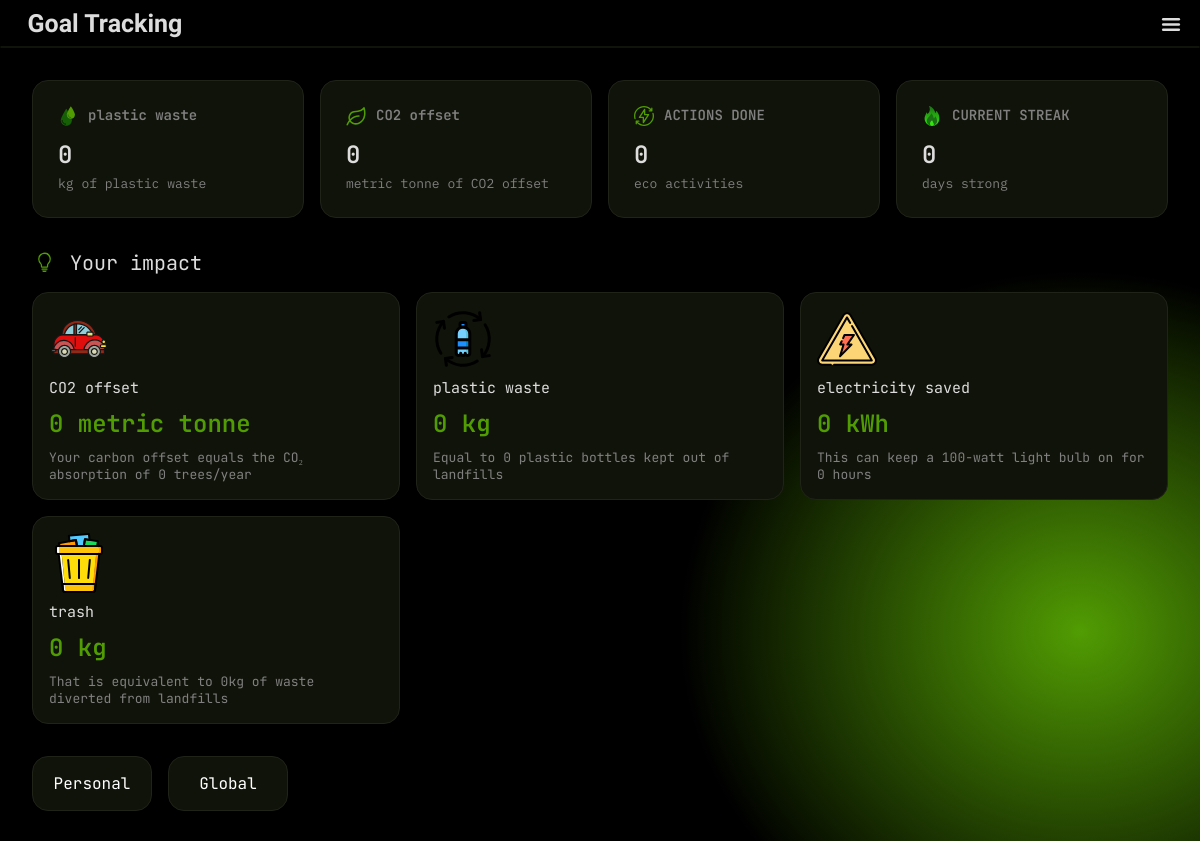
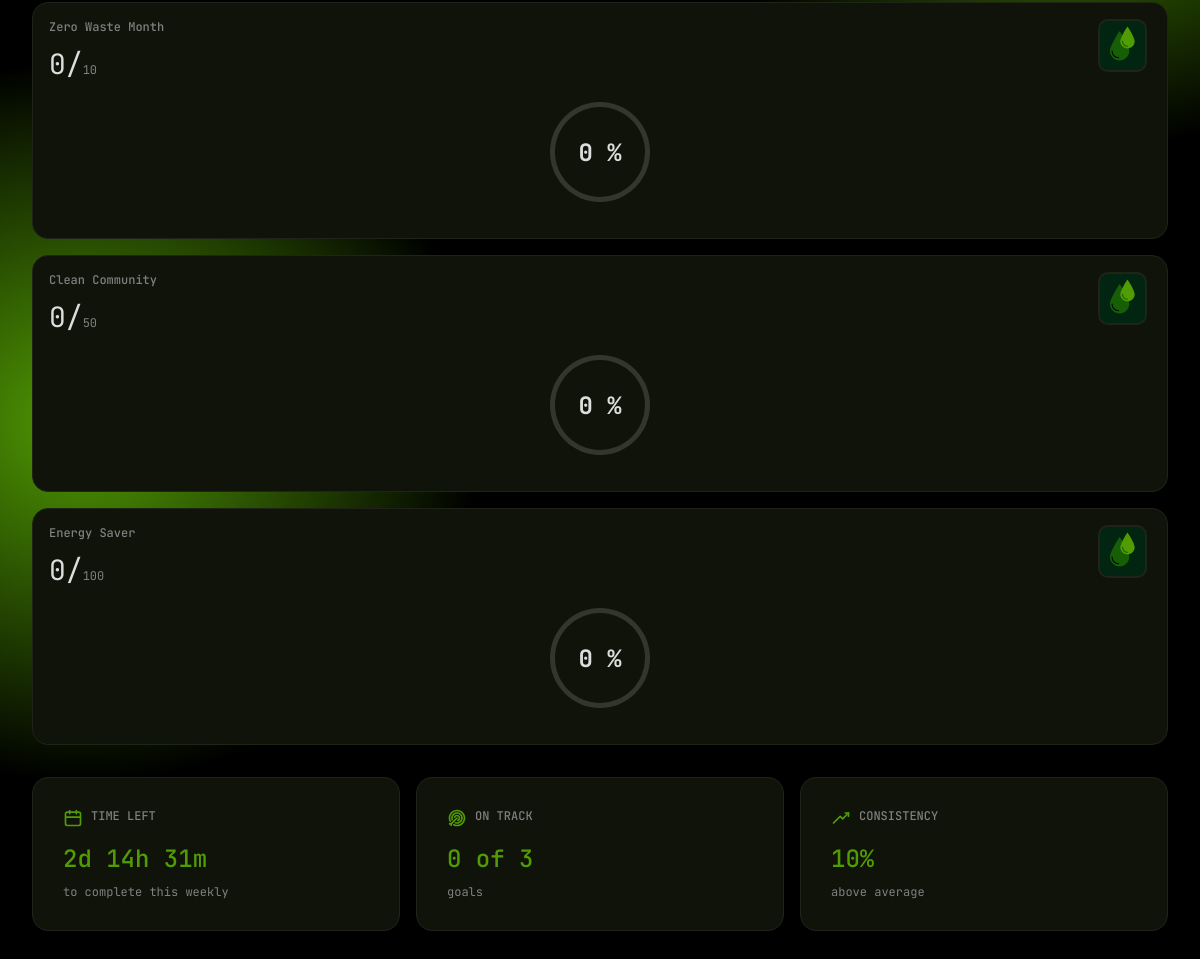
The page /goals.php (signed in) on the database its author committed (2 pictures, top to bottom).
### tables this page shows
CREATE TABLE GOAL_TYPE (
    ID VARCHAR(100) PRIMARY KEY,
    term VARCHAR(500),
    unit VARCHAR(50),
    decimal_points INT
);

CREATE TABLE GOALS (
    ID VARCHAR(50) PRIMARY KEY,
    title VARCHAR(200),
    description VARCHAR(2000),
    media VARCHAR(500),
    goal_type VARCHAR(100),
    goal DECIMAL,
    starting_time INT,
    ending_time INT,

    type VARCHAR(100),
     

    FOREIGN KEY (goal_type) REFERENCES GOAL_TYPE(ID)
);

### api/users/contribution.php (called while the page is built, shortened)
<?php
function user_get_contribution_total_worded($username, $time_start = NULL, $time_end = NULL)
{
    include dirname(__DIR__) . '/conn.php';
    $query = "SELECT
    GOAL_TYPE.*, COALESCE(
        (
        SELECT
            SUM(TASK.goal_contribution * SUBMISSION.action_count) as total
            from SUBMISSION
            inner join TASK on TASK.ID = SUBMISSION.task_ID
            where
                (SUBMISSION.user = '$username') AND
                (TASK.goal_type = GOAL_TYPE.ID) " .
        ((is_null($time_start) || is_null($time_end)) ? "" : "AND (SUBMISSION.submitted_timestamp BETWEEN '$time_start' AND '$time_end')")
        . "
        )
        , 0) as total FROM GOAL_TYPE;";
    $query_result = mysqli_query($dbConnection, $query);
    $result = array();
    foreach (mysqli_fetch_all($query_result, MYSQLI_ASSOC) as $row) {
        $result[$row['ID']] = array(
            'term' => $row['term'],
            'total' => floatval($row['total']),
            'unit' => $row['unit'],
            'decimals' => intval($row['decimal_points'])
        );
    }
    return $result;
}
function user_get_actions_total($username, $time_start = NULL, $time_end = NULL)
{
    include dirname(__DIR__) . '/conn.php';
    $query = "SELECT COALESCE(SUM(action_count), 0) as total FROM SUBMISSION
              JOIN TASK on SUBMISSION.task_ID = TASK.ID
              WHERE SUBMISSION.status = 'approved' AND SUBMISSION.user = '$username'" .
        ((is_null($time_start) || is_null($time_end)) ? "" : " AND (SUBMISSION.submitted_timestamp BETWEEN '$time_start' AND '$time_end')");
    $query_result = mysqli_query($dbConnection, $query);
    $row = mysqli_fetch_assoc($query_result);
    return intval($row['total']);
}
function user_get_streak($username)
{
    include dirname(__DIR__) . '/conn.php';
    $query = "SELECT DISTINCT FLOOR(submitted_timestamp / 86400) as day
              FROM SUBMISSION WHERE user = '$username' ORDER BY day DESC";
    $query_result = mysqli_query($dbConnection, $query);
    $today = floor(time() / (86400));
    $expected_day = $today - 1;
    return $today - $expected_day - 1;
}

### api/goals/functions.php (called while the page is built, shortened)
<?php
function goals_contributions_all($username, $type = NULL, $onlyActive = true)
{
    include dirname(__DIR__) . '/conn.php';
    $query = "select *, coalesce((
        select
    	sum(task.goal_contribution * submission.action_count)
	    from submission
            inner join task
            on task.ID = submission.task_ID
        where
            (submission.user = '$username') and
            (submission.status = 'approved') and
            (task.goal_type = goals.goal_type)
            " . ($onlyActive ? "and (submission.submitted_timestamp between goals.starting_time and goals.ending_time)" : "") . "
    ), 0) as total from goals
    " . (is_null($type) ? "" : "where (goals.type = '$type')");
    $queryResult = mysqli_query($dbConnection, $query);
    $result = array();
    foreach (mysqli_fetch_all($queryResult, MYSQLI_ASSOC) as $row) {
        $result[$row['ID']] = array(
            'ID' => $row['ID'],
            'title' => $row['title'],
            'description' => $row['description'],
            'media' => $row['media'],
            'goal_type' => $row['goal_type'],
            'goal' => $row['goal'],
            'starting_time' => intval($row['starting_time']),
            'ending_time' => intval($row['ending_time']),
            'type' => $row['type'],
            'total' => floatval($row['total']),
        );
    }
    return $result;
}
function goals_contributions_global()
{
    include dirname(__DIR__) . '/conn.php';
    $query = "SELECT *, COALESCE((
        SELECT
            SUM(task.goal_contribution * submission.action_count)
        FROM submission
        INNER JOIN task
        ON task.ID = submission.task_ID
        WHERE
            (submission.status = 'approved') AND
            (task.goal_type = goals.goal_type) AND
            (submission.submitted_timestamp BETWEEN goals.starting_time AND goals.ending_time)
    ), 0) AS total FROM goals
    WHERE goals.type = 'global'";
    $queryResult = mysqli_query($dbConnection, $query);
    $result = array();
    foreach (mysqli_fetch_all($queryResult, MYSQLI_ASSOC) as $row) {
        $result[$row['ID']] = array(
            'ID' => $row['ID'],
            'title' => $row['title'],
            'description' => $row['description'],
            'media' => $row['media'],
            'goal_type' => $row['goal_type'],
            'goal' => floatval($row['goal']),
            'starting_time' => intval($row['starting_time']),
            'ending_time' => intval($row['ending_time']),
            'type' => $row['type'],
            'total' => floatval($row['total']),
        );
    }
    return $result;
}
function goals_all_completed($username, $type)
{
    $result = array();
    foreach (goals_contributions_all($username) as $item) {
        if ($item['total'] >= $item['goal']) {
            $result[] = $item;
        }
    }
    return $result;
}
function goals_completion_rate($goalID = NULL)
{
    include dirname(__DIR__) . '/conn.php';
    $query = "
        SELECT
            goals.ID,
            (COUNT(DISTINCT user_totals.user) * 100.0) / (SELECT COUNT(*) FROM users) as completion_rate
        FROM goals
        LEFT JOIN (
            SELECT
                submission.user,
                task.goal_type,
                SUM(submission.action_count * task.goal_contribution) as total
            FROM submission
            INNER JOIN task ON task.ID = submission.task_ID
            WHERE submission.status = 'approved'
            GROUP BY submission.user, task.goal_type
        ) as user_totals
            ON user_totals.goal_type = goals.goal_type
            AND user_totals.total >= goals.goal
        GROUP BY goals.ID
    ";
    $queryResult = mysqli_query($dbConnection, $query);
    $result = array();
    foreach (mysqli_fetch_all($queryResult, MYSQLI_ASSOC) as $row) {
        $result[$row['ID']] = floatval($row['completion_rate']);
    }
    if (is_null($goalID)) {
        return $result;
    } else {
        return $result[$goalID];
    }
}
function goals_overall_completion_rate()
{
    $total = 0;
    $count = 0;
    foreach (goals_completion_rate() as $row) {
        $count++;
        $total += $row;
    }
    return $total / $count;
}

### goals.php (the view, shortened to what this page needs)
<?php
include './api/credentials.php';
include './api/users/functions.php';
include './api/users/contribution.php';
include './api/goals/functions.php';
$contribution = user_get_contribution_total_worded($username);
$actionDone = user_get_actions_total($username);
$streak = user_get_streak($username);
$personalProgress = goals_contributions_all($username, type: 'personal');
$globalProgress = goals_contributions_global();
$consistency = goals_overall_completion_rate();
$onTrackP = goals_all_completed($username, type: 'personal');
$allGoalsP = goals_contributions_all($username, type: 'personal');
?>
<!DOCTYPE html>
<html lang="en">
<head>
    <link rel="stylesheet" href="./styles/goals.css">
    <link rel="stylesheet" href="./styles/style.css">
</head>
<body>
    <div id="bg-color">
        <div id="header">
            <div class="top">
                <h3>Goal Tracking</h3>
                <button id="hamburger">
                    <img src="./assets/burger.svg" alt="">
                </button>
            </div>
            <hr style="color: #101309; margin: 0;">
        </div>
        <div id="elements">
            <div id="statistic">
                <div class="ststc">
                    <img src="./assets/ivp/water-drops-svgrepo-com (1).svg">
                    <p class="p1"><?php echo $contribution['plastic']['term'] ?></p>
                    <p class="p2"><?php echo $contribution['plastic']['total'] ?></p>
                    <p class="p3"><?php echo $contribution['plastic']['unit'] ?> of <?php echo $contribution['plastic']['term'] ?></p>
                </div>
                <div class="ststc">
                    <img src="./assets/ivp/leaf-svgrepo-com.svg">
                    <p class="p1"><?php echo $contribution['carbon']['term'] ?></p>
                    <p class="p2"><?php echo $contribution['carbon']['total'] ?></p>
                    <p class="p3"><?php echo $contribution['carbon']['unit'] ?> of <?php echo $contribution['carbon']['term'] ?></p>
                </div>
                <div class="ststc">
                    <img src="./assets/ivp/bolt-thunder-svgrepo-com.svg">
                    <p class="p1">ACTIONS DONE</p>
                    <p class="p2"><?php echo $actionDone ?></p>
                    <p class="p3">eco activities</p>
                </div>
                <div class="ststc">
                    <img src="./assets/ivp/fire-svgrepo-com (1).svg">
                    <p class="p1">CURRENT STREAK</p>
                    <p class="p2"><?php echo $streak ?></p>
                    <p class="p3">days strong</p>
                </div>
            </div>
            <div id="impact-header">
                <img id="your-impact" src="./assets/ivp/light-bulb-svgrepo-com.svg">
                <h4 id="header-impact">Your impact</h4>
            </div>
            <div id="impact">
                <?php
                function generateImpactDescription($goalTypeId, $totalValue)
                {
                    switch ($goalTypeId) {
                        case 'carbon':
                            return "Your carbon offset equals the CO₂ absorption of " . floor($totalValue / 16) . " trees/year";
                        case 'plastic':
                            return "Equal to " . ($totalValue * 50) . " plastic bottles kept out of landfills";
                        case 'electric':
                            return "This can keep a 100-watt light bulb on for  " . floor($totalValue * 10) . " hours";
                        case 'trash':
                            return "That is equivalent to " . floor($totalValue / 5) . "kg of waste diverted from landfills";
                    }
                }
                $descriptionCarbon = generateImpactDescription('carbon', $contribution['carbon']['total']);
                $descriptionPlastic = generateImpactDescription('plastic', $contribution['plastic']['total']);
                $descriptionElectric = generateImpactDescription('electric', $contribution['electric']['total']);
                $descriptionTrash = generateImpactDescription('trash', $contribution['trash']['total']);
                ?>
                <div class="impt">
                    <img src="./assets/ivp/car-svgrepo-com.svg" alt="">
                    <p class="impt-p1"><?php echo $contribution['carbon']['term'] ?></p>
                    <p class="impt-p2"><?php echo $contribution['carbon']['total'] ?> <?php echo $contribution['carbon']['unit'] ?></p>
                    <p class="impt-p3"><?php echo $descriptionCarbon ?></p>
                </div>
                <div class="impt">
                    <img src="./assets/ivp/bottle-plastic-recycle-recycling-svgrepo-com.svg">
                    <p class="impt-p1"><?php echo $contribution['plastic']['term'] ?></p>
                    <p class="impt-p2"><?php echo $contribution['plastic']['total'] ?> <?php echo $contribution['plastic']['unit'] ?></p>
                    <p class="impt-p3"><?php echo $descriptionPlastic ?></p>
                </div>
                <div class="impt">
                    <img src="./assets/ivp/electric-electricity-svgrepo-com.svg">
                    <p class="impt-p1"><?php echo $contribution['electric']['term'] ?></p>
                    <p class="impt-p2"><?php echo $contribution['electric']['total'] ?> <?php echo $contribution['electric']['unit'] ?></p>
                    <p class="impt-p3"><?php echo $descriptionElectric ?></p>
                </div>
                <div class="impt">
                    <img src="./assets/ivp/trash-svgrepo-com.svg">
                    <p class="impt-p1"><?php echo $contribution['trash']['term'] ?></p>
                    <p class="impt-p2"><?php echo $contribution['trash']['total'] ?> <?php echo $contribution['trash']['unit'] ?></p>
                    <p class="impt-p3"><?php echo $descriptionTrash ?></p>
                </div>
            </div>
            <div id="tracking">
                <button class="Personal">Personal</button>
                <button class="Global">Global</button>
            </div>
            <div id="goal">
                <div class="personal-goals">
                    <?php
                    foreach ($personalProgress as $row) { ?>
                        <div class="goals">
                            <p class="goals-p1"><?php echo $row['title']; ?></p>
                            <p class="goals-p2"><?php echo $row['total']; ?>/<span><?php echo $row['goal']; ?></span></p>
                            <div class="icons">
                                <img src="./assets/ivp/water-drops-svgrepo-com (1).svg" alt="">
                            </div>
                            <?php $progress = floor(($row['total'] / $row['goal']) * 100); ?>
                            <div class="progress" style="background: conic-gradient(var(--accent) calc(<?php echo ($progress) ?>%), var(--tertiary) 0) !important;">
                                <div id="thumb">
                                    <p class="percent"><?php echo $progress ?> %</p>
                                </div>
                            </div>
                        </div>
                    <?php } ?>
                </div>
            </div>
            <div id="track-info">
                <div class="info">
                    <div class="card-header">
                        <img src="./assets/ivp/calender-svgrepo-com.svg" alt="">
                        <p class="info-p1">TIME LEFT</p>
                    </div>
                    <p class="info-p2" id="countdown-timer">
                        <?php
                        $now = time();
                        $nextSunday = strtotime('next Sunday 00:00:00');
                        $timeLeft = $nextSunday - $now;
                        $days = floor($timeLeft / (60 * 60 * 24));
                        $hours = floor(($timeLeft % (60 * 60 * 24)) / (60 * 60));
                        $minutes = floor(($timeLeft % (60 * 60)) / 60);
                        echo $days . "d " . $hours . "h " . $minutes . "m ";
                        ?>
                    </p>
                    <p class="info-p3">to complete this weekly</p>
                </div>
                <div class="info">
                    <div class="card-header">
                        <img src="./assets/ivp/target-marketing-goal-svgrepo-com.svg" alt="">
                        <p class="info-p1">ON TRACK</p>
                    </div>
                    <P class="info-p2-personal"><?php echo count($onTrackP) ?> of <?php echo count($allGoalsP); ?></P>
                    <p class="info-p3">goals</p>
                </div>
                <div class="info">
                    <div class="card-header">
                        <img src="./assets/ivp/up-trend-svgrepo-com.svg" alt="">
                        <p class="info-p1">CONSISTENCY</p>
                    </div>
                    <P class="info-p2"><?php echo $consistency ?>%</P>
                    <p class="info-p3">above average</p>
                </div>
            </div>
        </div>
    </div>
</body>
</html>

### rows shown on the page
goal_type: term "plastic waste", unit "kg"
goal_type: term "CO2 offset", unit "metric tonne"
goal_type: term "electricity saved", unit "kWh"
goal_type: term "trash", unit "kg"
goals: title "Zero Waste Month", total "0", goal "10", progress "0"
goals: title "Clean Community", total "0", goal "50", progress "0"
goals: title "Energy Saver", total "0", goal "100", progress "0"

### other values the page prints
$contribution['plastic']['total'] "0"
$contribution['carbon']['total'] "0"
$actionDone "0"
$streak "0"
$descriptionCarbon "Your carbon offset equals the CO₂ absorption of 0 trees/year"
$descriptionPlastic "Equal to 0 plastic bottles kept out of landfills"
$contribution['electric']['total'] "0"
$descriptionElectric "This can keep a 100-watt light bulb on for 0 hours"
$contribution['trash']['total'] "0"
$descriptionTrash "That is equivalent to 0kg of waste diverted from landfills"
$hours "14"
$minutes "31"
count($onTrackP) "0"
count($allGoalsP) "3"
$consistency "10"
